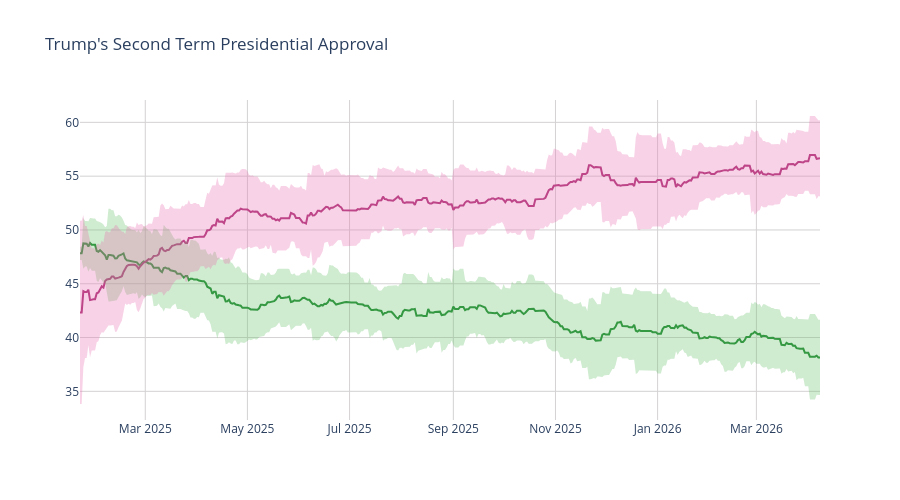

The code cell stored with this chart in its notebook:
### Code cell
disappr_ci_hex = "#e86eaf"
appr_ci_hex = "#60be65"
disappr_ci_rgba = "rgba(232, 110, 175, 0.3)"
appr_ci_rgba = "rgba(96, 190, 101, 0.3)"
grid_col = "#d4d2d2"


# Approve
fig = go.Figure(go.Scatter(
    x=pres['end_date'],
    y=pres['approve'],
    hovertemplate="%{y:.2f}%",
    name="<b>Approve</b>",
    line=dict(color="#228833"),
    showlegend=False
))

# Disapprove
fig.add_trace(go.Scatter(
    x=pres['end_date'],
    y=pres['disapprove'],
    hovertemplate="%{y:.2f}%",
    name="<b>Disapprove</b>",
    line=dict(color="#aa3377"),
    showlegend=False
    )
)

# Approve CI
fig.add_traces([

    # Upper bound
    go.Scatter(
        x=pres['end_date'],
        y=pres['approve_upper_ci'],
        marker=dict(color=appr_ci_hex),
        line=dict(width=0),
        mode='lines',
        showlegend=False,
        hoverinfo="skip"
    ),

    # Lower bound
    go.Scatter(
        x=pres['end_date'],
        y=pres['approve_lower_ci'],
        marker=dict(color=appr_ci_hex),
        line=dict(width=0),
        mode='lines',
        fillcolor=appr_ci_rgba,
        fill="tonexty",
        showlegend=False,
        hoverinfo="skip"
    )
])

# Disapprove CI
fig.add_traces([

    # Upper bound
    go.Scatter(
        x=pres['end_date'],
        y=pres['disapprove_upper_ci'],
        marker=dict(color=disappr_ci_hex),
        line=dict(width=0),
        mode='lines',
        showlegend=False,
        hoverinfo="skip"
    ),

    # Lower bound
    go.Scatter(
        x=pres['end_date'],
        y=pres['disapprove_lower_ci'],
        marker=dict(color=disappr_ci_hex),
        line=dict(width=0),
        mode='lines',
        fillcolor=disappr_ci_rgba,
        fill="tonexty",
        showlegend=False,
        hoverinfo="skip"
    )
])

fig.update_layout(
    title=dict(text="Trump's Second Term Presidential Approval"),
    hovermode="x"
)

fig.update_xaxes(gridcolor=grid_col)
fig.update_yaxes(gridcolor=grid_col)

fig.update_layout(hovermode="x", hoverlabel_align="right", plot_bgcolor="rgba(0, 0, 0, 0)", height=500)
fig.show()

### Figure 1 — Plotly figure (JSON) as saved in the notebook; plotly's stock layout.template omitted (floating-point values rounded to 4 significant figures; data arrays with more than 128 entries replaced by an {"elided": "..."} marker saying what was removed)
{"data": [{"hovertemplate": "%{y:.2f}%", "line": {"color": "#228833"}, "name": "<b>Approve</b>", "showlegend": false, "type": "scatter", "x": {"elided": "443 str values"}, "y": {"elided": "443 float values"}}, {"hovertemplate": "%{y:.2f}%", "line": {"color": "#aa3377"}, "name": "<b>Disapprove</b>", "showlegend": false, "type": "scatter", "x": {"elided": "443 str values"}, "y": {"elided": "443 float values"}}, {"hoverinfo": "skip", "line": {"width": 0}, "marker": {"color": "#60be65"}, "mode": "lines", "showlegend": false, "type": "scatter", "x": {"elided": "443 str values"}, "y": {"elided": "443 float values"}}, {"fill": "tonexty", "fillcolor": "rgba(96, 190, 101, 0.3)", "hoverinfo": "skip", "line": {"width": 0}, "marker": {"color": "#60be65"}, "mode": "lines", "showlegend": false, "type": "scatter", "x": {"elided": "443 str values"}, "y": {"elided": "443 float values"}}, {"hoverinfo": "skip", "line": {"width": 0}, "marker": {"color": "#e86eaf"}, "mode": "lines", "showlegend": false, "type": "scatter", "x": {"elided": "443 str values"}, "y": {"elided": "443 float values"}}, {"fill": "tonexty", "fillcolor": "rgba(232, 110, 175, 0.3)", "hoverinfo": "skip", "line": {"width": 0}, "marker": {"color": "#e86eaf"}, "mode": "lines", "showlegend": false, "type": "scatter", "x": {"elided": "443 str values"}, "y": {"elided": "443 float values"}}], "layout": {"height": 500, "hoverlabel": {"align": "right"}, "hovermode": "x", "plot_bgcolor": "rgba(0, 0, 0, 0)", "title": {"text": "Trump's Second Term Presidential Approval"}, "xaxis": {"gridcolor": "#d4d2d2"}, "yaxis": {"gridcolor": "#d4d2d2"}}}
